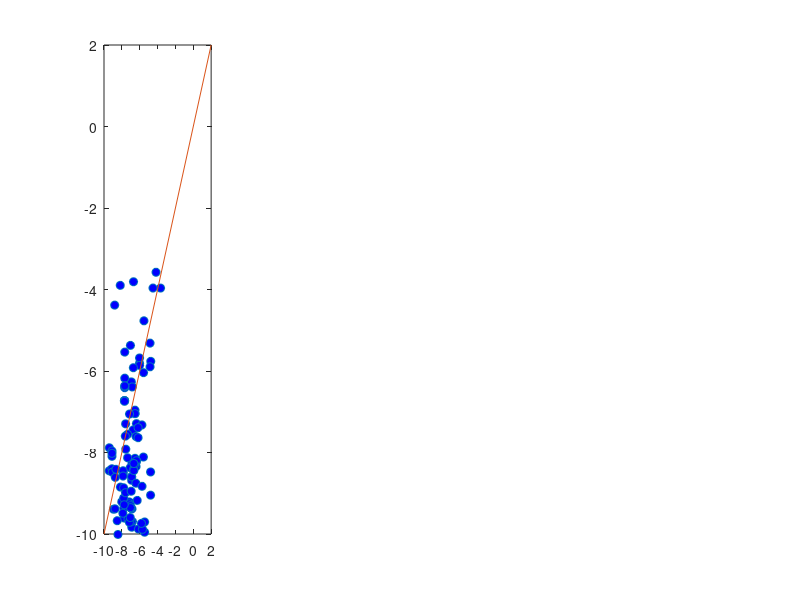

This figure's MATLAB source: (Note: this script raises an error after producing the figure.)
% for paper "Inferring stochastic dynamics of complex systems", T.-T. Gao,
% B. Barzel, and G. Yan
clc; clear;
%load data
data = csvread('PathDataNewValues.csv');
injection = csvread('injection_position.csv');

% NTG
Type1 = zeros(4,size(data,2));
Type1(1,:) = mean(data(1:4,1:end));
std1 = std(data(1:4,1:end));
Type1(2,:) = mean(data(8:15,1:end));
std2 = std(data(8:15,1:end));
Type1(3,:) = mean(data(23:28,1:end));
std3 = std(data(23:28,1:end));
Type1(4,:) = mean(data(34:39,1:end));
std4 = std(data(34:39,1:end));

% G2019S
Type2 = zeros(4,size(data,2));
Type2(1,:) = mean(data(5:7,1:end));
std1 = std(data(5:7,1:end));
Type2(2,:) = mean(data(16:22,1:end));
std2 = std(data(16:22,1:end));
Type2(3,:) = mean(data(29:33,1:end));
std3 = std(data(29:33,1:end));
Type2(4,:) = mean(data(40:end,1:end));
std4 = std(data(40:end,1:end));

% data augumentation
DataSet = zeros(5000,size(data,2)*5);
for i = 1:5000
    m1 = round(rand(1,2).*3+1);
    m2 = round(rand(1,4).*7+8);
    m3 = round(rand(1,3).*5+23);
    m4 = round(rand(1,3).*5+34);
%     DataSet(4*i-3,1:size(data,2)) = injection;
%     DataSet(4*i-3,size(data,2)+1) = 1;
%     DataSet(4*i-3,size(data,2)+2:end) = std1.*randn(1,160).*0.1 + Type1(1,:);
%     DataSet(4*i-2,1:size(data,2)) = injection;
%     DataSet(4*i-2,size(data,2)+1) = 3;
%     DataSet(4*i-2,size(data,2)+2:end) = std2.*randn(1,160).*0.1 + Type1(2,:);
%     DataSet(4*i-1,1:size(data,2)) = injection;
%     DataSet(4*i-1,size(data,2)+1) = 3;
%     DataSet(4*i-1,size(data,2)+2:end) = std3.*randn(1,160).*0.1 + Type1(3,:);
%     DataSet(4*i,1:size(data,2)) = injection;
%     DataSet(4*i,size(data,2)+1) = 3;
%     DataSet(4*i,size(data,2)+2:end) = std4.*randn(1,160).*0.1 + Type1(4,:);
    DataSet(i,1:size(data,2)) = injection;
    DataSet(i,size(data,2)+1:size(data,2)*2) = std1.*randn(1,160).*0.1 + Type1(1,:);
    DataSet(i,size(data,2)*2+1:size(data,2)*3) = std2.*randn(1,160).*0.08 + Type1(2,:);
    DataSet(i,size(data,2)*3+1:size(data,2)*4) = std3.*randn(1,160).*0.08 + Type1(3,:);
    DataSet(i,size(data,2)*4+1:size(data,2)*5) = std4.*randn(1,160).*0.08 + Type1(4,:);
end

%writematrix(DataSet,'initial_injection_dataset.csv');

% load('W.mat');
% %ic*ic -> adjust the matrix
% Wnew = zeros(length(W));
% Wnew(1:length(W)/2,1:length(W)/2) = W(1:length(W)/2,1:length(W)/2);
% Wnew(length(W)/2+1:end,length(W)/2+1:end) = W(length(W)/2+1:end,1:length(W)/2);
% Wnew(length(W)/2+1:end,1:length(W)/2) = W(length(W)/2+1:end,length(W)/2+1:end);
% Wnew(1:length(W)/2,length(W)/2+1:end) = W(1:length(W)/2,length(W)/2+1:end);

A = csvread('TauWValues.csv');
ii = 1;
for i = 1:size(A,1)
    for j = 1:size(A,1)
        if A(i,j) ~= 0
            E(ii,1) = i;
            E(ii,2) = j;
            E(ii,3) = A(i,j);
            ii = ii+1;
        end
    end
end
Enew = sortrows(E,2);

%DataSet = csvread('path_data_augment.csv');
STD = [std1;std2;std3;std4];


% retro A; antero A';
aA = A';
ii = 1;
for i = 1:size(aA,1)
    for j = 1:size(aA,1)
        if aA(i,j) ~= 0
            aE(ii,1) = i;
            aE(ii,2) = j;
            aE(ii,3) = aA(i,j);
            ii = ii+1;
        end
    end
end
aEnew = sortrows(aE,2);

RA_E = [];
RA_E(1:length(aEnew),1:3) = Enew;

for i = 1:length(aEnew)
    m = find(Enew(:,1)==aEnew(i,1));
    n = find(Enew(m,2)==aEnew(i,2));
    if length(m) ~= 0 && length(n) ~= 0
        RA_E(m(n),4) = aEnew(i,3);
    else
        tmp = [aEnew(i,1:2),0,aEnew(i,3)];
        RA_E = [RA_E;tmp];
    end
end
Ret_Ant_E = sortrows(RA_E,2);
kk = Ret_Ant_E(:,3:4);
tempE = [Ret_Ant_E(:,1:2),kk];
%writematrix(tempE,'retro_antero_edge.csv');

% writematrix(DataSet,'augDataSet_ave.csv');

% writematrix(Type1,'aveData.csv');

 D = csvread('TauD.csv');
 Dnew = 1./log(D.^2);
 ii = 1;
for i = 1:size(Dnew,1)
    for j = 1:size(Dnew,1)
        if Dnew(i,j) ~= 0 && Dnew(i,j)>=0.11
            DE(ii,1) = i;
            DE(ii,2) = j;
            DE(ii,3) = Dnew(i,j);
            ii = ii+1;
        end
    end
end
DEnew = sortrows(DE,2);

RA_ED = [];
RA_ED(1:length(Ret_Ant_E),1:4) = Ret_Ant_E;

for i = 1:length(DEnew)
    m = find(Ret_Ant_E(:,1)==DEnew(i,1));
    n = find(Ret_Ant_E(m,2)==DEnew(i,2));
    if length(m) ~= 0 && length(n) == 1
        RA_ED(m(n),5) = DEnew(i,3);
    else
        tmp = [DEnew(i,1:2),0,0,DEnew(i,3)];
        RA_ED = [RA_ED;tmp];
    end
end
Ret_Ant_ED = sortrows(RA_ED,2);

%writematrix(Ret_Ant_ED,'Elist_re_an_eu.csv');
Dnew(Dnew<0.11)=0;

%%
t = [1,3,6,9];
Functions = zeros(4,160);
for i = 1:160
    tmp_r = 0;
    tmp_a = 0;
    tmp_e = 0;
    for j = 1:160
%         tmp_r = tmp_r + (injection(j)./(1+exp(-A(j,i))));
%         tmp_a = tmp_a + (injection(j)./(1+exp(-aA(j,i))));
%         tmp_e = tmp_e + (injection(j)*exp(Dnew(j,i)));
        if A(j,i)~=0
            tmp_r = tmp_r + (injection(j)./(1+exp(-A(j,i))));
        else
            tmp_r = tmp_r + 0;
        end
        if aA(j,i)~=0
            tmp_a = tmp_a + (injection(j)./(1+exp(-aA(j,i))));
        else
            tmp_a = tmp_a + 0;
        end
        if Dnew(j,i) ~=0
            tmp_e = tmp_e + (injection(j)*exp(Dnew(j,i)));
        else
            tmp_e = tmp_e + 0;
        end
    end
    Function(1,i) = injection(i);
    Function(2,i) = tmp_r;
    Function(3,i) = tmp_a;
    Function(4,i) = tmp_e;
end

tt = [-1.44; -2.84; 0.32; 0.90;]+[1.5*1;1.5*3;1.5*6;1.5*9;]; % c = ct+1.5t
 

%% tau diffusion prediction
coef = csvread('inferred_coef_NTG.csv');
%coef = csvread('inferred_coef_mutation_re08_ant028.csv'); % for mutation system
y_infer = [];

for i = 1:160
    tmp_r = 0;
    tmp_a = 0;
    tmp_e = 0;
    for j = 1:160
        if A(j,i)~=0
            tmp_r = tmp_r + (injection(j)./(1+exp(-A(j,i))));
        else
            tmp_r = tmp_r + 0;
        end
        if aA(j,i)~=0
            tmp_a = tmp_a + (injection(j)./(1+exp(-aA(j,i))));
        else
            tmp_a = tmp_a + 0;
        end
        if Dnew(j,i) ~=0
            tmp_e = tmp_e + (injection(j)*exp(Dnew(j,i)));
        else
            tmp_e = tmp_e + 0;
        end
    end
    y_infer(1,i) = (injection(i)*coef(1,i)+tmp_r*coef(2,i)+tmp_a*coef(3,i)+tmp_e*coef(4,i))*tt(1);
    y_infer(2,i) = (injection(i)*coef(1,i)+tmp_r*coef(2,i)+tmp_a*coef(3,i)+tmp_e*coef(4,i))*tt(2);
    y_infer(3,i) = (injection(i)*coef(1,i)+tmp_r*coef(2,i)+tmp_a*coef(3,i)+tmp_e*coef(4,i))*tt(3);
    y_infer(4,i) = (injection(i)*coef(1,i)+tmp_r*coef(2,i)+tmp_a*coef(3,i)+tmp_e*coef(4,i))*tt(4);
end
% stochastic
y_infer(1,:) = y_infer(1,:)+std1.*randn(1,160).*0.1;
y_infer(2,:) = y_infer(2,:)+std2.*randn(1,160).*0.1;
y_infer(3,:) = y_infer(3,:)+std3.*randn(1,160).*0.1;
y_infer(4,:) = y_infer(4,:)+std4.*randn(1,160).*0.1;

% determ
%y_infer(1,:) = abs(y_infer(1,:));
%y_infer(2,:) = abs(y_infer(2,:));
%y_infer(3,:) = abs(y_infer(3,:));
%y_infer(4,:) = abs(y_infer(4,:));



%% NTG plot
figure;
subplot(1,4,1)
%set(gcf, 'Position', [500,500,400,400])
plot(log(Type1(1,:)),log(y_infer(1,:)),'o','MarkerFaceColor','b')
hold on
plot([-10,2],[-10,2],'-')
xlim([-10,2]);
ylim([-10,2]); 
mdl = fitlm(Type1(1,:),y_infer(1,:))


subplot(1,4,2)
%set(gcf, 'Position', [500,500,400,400])
plot(log(Type1(2,:)),log(y_infer(2,:)),'o','MarkerFaceColor','b')
hold on
plot([-10,2],[-10,2],'-')
xlim([-10,2]);
ylim([-10,2]); 
mdl = fitlm(Type1(2,:),y_infer(2,:))

subplot(1,4,3)
%set(gcf, 'Position', [500,500,400,400])
plot(log(Type1(3,:)),log(y_infer(3,:)),'o','MarkerFaceColor','b')
hold on
plot([-10,2],[-10,2],'-')
xlim([-10,2]);
ylim([-10,2]); 
mdl = fitlm(Type1(3,:),y_infer(3,:))

subplot(1,4,4)
%set(gcf, 'Position', [500,500,400,400])
plot(log(Type1(4,:)),log(y_infer(4,:)),'o','MarkerFaceColor','b')
hold on
plot([-10,2],[-10,2],'-')
xlim([-10,2]);
ylim([-10,2]); 
mdl = fitlm(Type1(4,:),y_infer(4,:))


%% Mutation plot
% figure;
% subplot(1,4,1)
% %set(gcf, 'Position', [500,500,400,400])
% plot(log(Type2(1,:)),log(y_infer(1,:)),'o','MarkerFaceColor','b')
% hold on
% plot([-10,2],[-10,2],'-')
% xlim([-10,2]);
% ylim([-10,2]); 
% mdl = fitlm(Type2(1,:),y_infer(1,:))
% 
% 
% subplot(1,4,2)
% %set(gcf, 'Position', [500,500,400,400])
% plot(log(Type2(2,:)),log(y_infer(2,:)),'o','MarkerFaceColor','b')
% hold on
% plot([-10,2],[-10,2],'-')
% xlim([-10,2]);
% ylim([-10,2]); 
% mdl = fitlm(Type2(2,:),y_infer(2,:))
% 
% subplot(1,4,3)
% %set(gcf, 'Position', [500,500,400,400])
% plot(log(Type2(3,:)),log(y_infer(3,:)),'o','MarkerFaceColor','b')
% hold on
% plot([-10,2],[-10,2],'-')
% xlim([-10,2]);
% ylim([-10,2]); 
% mdl = fitlm(Type2(3,:),y_infer(3,:))
% 
% subplot(1,4,4)
% %set(gcf, 'Position', [500,500,400,400])
% plot(log(Type2(4,:)),log(y_infer(4,:)),'o','MarkerFaceColor','b')
% hold on
% plot([-10,2],[-10,2],'-')
% xlim([-10,2]);
% ylim([-10,2]); 
% mdl = fitlm(Type2(4,:),y_infer(4,:))
%

%% null model test
% rsquare = zeros(500,4);
% Error = zeros(4,500);
% for nt = 1:500
% y_infer = [];
% injection = zeros(1,160);
% %idx = randi(160,5,1);
% idx = [52,60,62,63,96];
% %idx = [60,62,63,96];
% injection(idx)=1;
% for i = 1:160
%     tmp_r = 0;
%     tmp_a = 0;
%     tmp_e = 0;
%     for j = 1:160
%         tmp_r = tmp_r + (injection(j)./(1+exp(-A(j,i))));
%         tmp_a = tmp_a + (injection(j)./(1+exp(-aA(j,i))));
%         tmp_e = tmp_e + (injection(j)*exp(Dnew(j,i)));
%     end
%     y_infer(1,i) = (injection(i)*coef(1,i)+tmp_r*coef(2,i)+tmp_a*coef(3,i)+tmp_e*coef(4,i))*tt(1);
%     y_infer(2,i) = (injection(i)*coef(1,i)+tmp_r*coef(2,i)+tmp_a*coef(3,i)+tmp_e*coef(4,i))*tt(2);
%     y_infer(3,i) = (injection(i)*coef(1,i)+tmp_r*coef(2,i)+tmp_a*coef(3,i)+tmp_e*coef(4,i))*tt(3);
%     y_infer(4,i) = (injection(i)*coef(1,i)+tmp_r*coef(2,i)+tmp_a*coef(3,i)+tmp_e*coef(4,i))*tt(4);
%     
% end
% y_infer(1,:) = y_infer(1,:)+std1.*randn(1,160).*0.1;
% y_infer(2,:) = y_infer(2,:)+std2.*randn(1,160).*0.1;
% y_infer(3,:) = y_infer(3,:)+std3.*randn(1,160).*0.1;
% y_infer(4,:) = y_infer(4,:)+std4.*randn(1,160).*0.1;
% 
% y_infer(1,:) = abs(y_infer(1,:));
% y_infer(2,:) = abs(y_infer(2,:));
% y_infer(3,:) = abs(y_infer(3,:));
% y_infer(4,:) = abs(y_infer(4,:));
% 
% error_tmp = sum(abs(Type1-y_infer),2);
% 
% mdl1 = fitlm(Type1(1,:),y_infer(1,:));
% mdl2 = fitlm(Type1(2,:),y_infer(2,:));
% mdl3 = fitlm(Type1(3,:),y_infer(3,:));
% mdl4 = fitlm(Type1(4,:),y_infer(4,:));
% 
% rsquare(nt,1) = mdl1.Rsquared.Ordinary;
% rsquare(nt,2) = mdl2.Rsquared.Ordinary;
% rsquare(nt,3) = mdl3.Rsquared.Ordinary;
% rsquare(nt,4) = mdl4.Rsquared.Ordinary;
% 
% Error(:,nt) = error_tmp;
% 
% 
% end

%% SI plot
name_id = fopen('names.csv');
Names = textscan(name_id,'%s%d%f%d','Delimiter',',');
fclose(name_id);

tmpy = csvread('inferred_tau_path.csv');
aa = load('namelist.mat');
aa = aa.aa;
tmpy = y_infer;
figure;
set(gcf, 'Position', [500,500,600,400])
xd = [1,2,3,4];
for i = 121:160 %change the range to get the different rigions' results
tmpstd = [std1(i);std2(i);std3(i);std4(i);];
%Infer = [Type1(:,i),tmpstd,tmpy(:,i)];
row_index = ceil(i/8);
column_index = i-(row_index-1)*8;
subplot(5,8,i-120)
e = errorbar(xd,Type1(:,i),tmpstd,'.','linewidth',1)
e.Color = 'blue';
hold on
plot(xd,Type1(:,i),'b-','linewidth',1)
plot(tmpy(:,i),'-','linewidth',1)
set(gca,'xticklabel',[])
title(aa{i})
end
